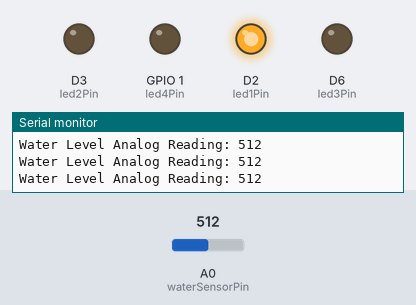
The sketch below on a simulated ESP8266 (NodeMCU). On the bench: output pins drawn as LEDs (lit = HIGH), the last lines printed to the serial monitor. Inputs (shaded band) come from the test bench; at power-on: A0 (waterSensorPin) = 512.

Above: at 3.1 s.
3.2 s: A0 (waterSensorPin) set to 585
4.7 s: A0 (waterSensorPin) set to 611
At 6.1 s:
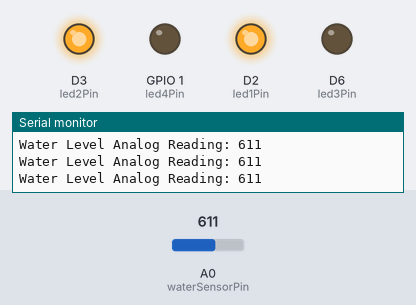
6.4 s: A0 (waterSensorPin) set to 630
At 7.6 s:
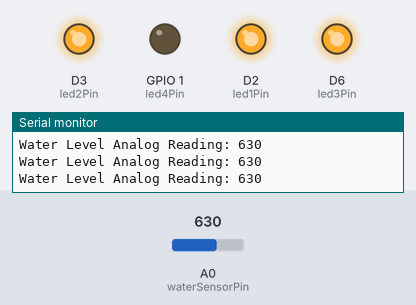
7.9 s: A0 (waterSensorPin) set to 716
At 8.8 s:
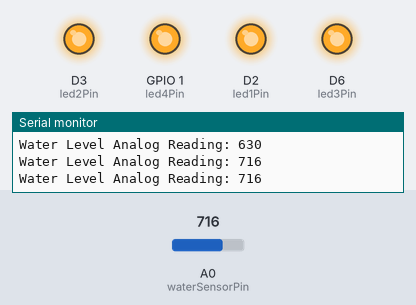
9.4 s: A0 (waterSensorPin) set to 625
At 10.1 s:
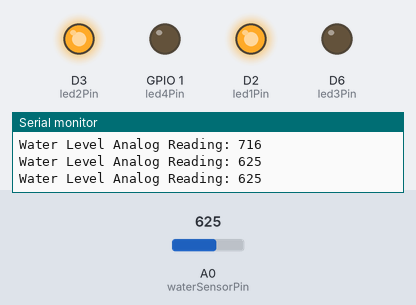
10.9 s: A0 (waterSensorPin) set to 645
At 11.3 s:
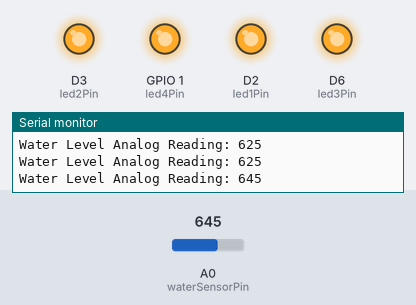
Timing chart, 0 to 13.4 s (numbered marks = the images above; inputs shaded):
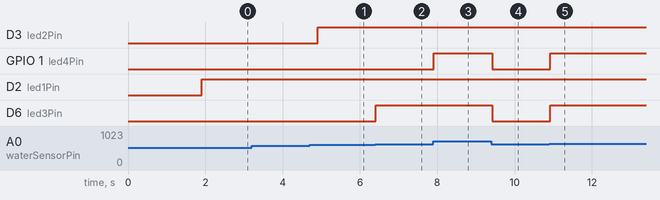

Measured:
- the behaviour switches between 599 and 600 on A0 (waterSensorPin) (found by bisection; images 0 and 1)
- the behaviour switches between 629 and 630 on A0 (waterSensorPin) (found by bisection; images 1 and 2)
- after the input at 4.7 s, D3 (led2Pin): LOW → HIGH after 0.21 s
- after the input at 6.4 s, D6 (led3Pin): LOW → HIGH at once
- after the input at 7.9 s, GPIO 1 (led4Pin): LOW → HIGH at once
- after the input at 9.4 s, GPIO 1 (led4Pin), D6 (led3Pin): HIGH → LOW at once
- after the input at 10.9 s, GPIO 1 (led4Pin), D6 (led3Pin): LOW → HIGH at once

The sketch:

Water_Tank_Monitoring_System.ino
```cpp
#define BLYNK_TEMPLATE_ID "TMPL3iP7onVOO"
#define BLYNK_TEMPLATE_NAME "Water Level Indicator"
#define BLYNK_FIRMWARE_VERSION "0.1.0"
#define BLYNK_PRINT Serial
#define APP_DEBUG
#define waterSensorPin A0
#define led1Pin D2
#define led2Pin D3
#define led3Pin D6
#define led4Pin D10
#include "BlynkEdgent.h"


void setup() {
  pinMode(waterSensorPin, INPUT);
  pinMode(led1Pin, OUTPUT);
  pinMode(led2Pin, OUTPUT);
  pinMode(led3Pin, OUTPUT);
  pinMode(led4Pin, OUTPUT);
  Serial.begin(115200);
  delay(100);

  BlynkEdgent.begin();
}

void loop() {
  BlynkEdgent.run();
  int waterLevel = analogRead(waterSensorPin);
  Serial.print("Water Level Analog Reading: ");
  Serial.println(waterLevel);

  Blynk.virtualWrite(V0, waterLevel); // Send water level reading to Blynk app

  // LED control logic...
  if (waterLevel < 200) {
    digitalWrite(led1Pin, LOW);
    digitalWrite(led2Pin, LOW);
    digitalWrite(led3Pin, LOW);
    digitalWrite(led4Pin, LOW);
  } else if (waterLevel >= 200 && waterLevel < 600) {
    digitalWrite(led1Pin, HIGH);
    digitalWrite(led2Pin, LOW);
    digitalWrite(led3Pin, LOW);
    digitalWrite(led4Pin, LOW);
  } else if (waterLevel >= 600 && waterLevel < 630) {
    digitalWrite(led1Pin, HIGH);
    digitalWrite(led2Pin, HIGH);
    digitalWrite(led3Pin, LOW);
    digitalWrite(led4Pin, LOW);
  } else if (waterLevel >= 630 && waterLevel < 635) {
    digitalWrite(led1Pin, HIGH);
    digitalWrite(led2Pin, HIGH);
    digitalWrite(led3Pin, HIGH);
    digitalWrite(led4Pin, LOW);
  } else if (waterLevel >= 635) {
    digitalWrite(led1Pin, HIGH);
    digitalWrite(led2Pin, HIGH);
    digitalWrite(led3Pin, HIGH);
    digitalWrite(led4Pin, HIGH);
  } else {
    digitalWrite(led1Pin, LOW);
    digitalWrite(led2Pin, LOW);
    digitalWrite(led3Pin, LOW);
    digitalWrite(led4Pin, LOW);
  }

  delay(500);
}
```
